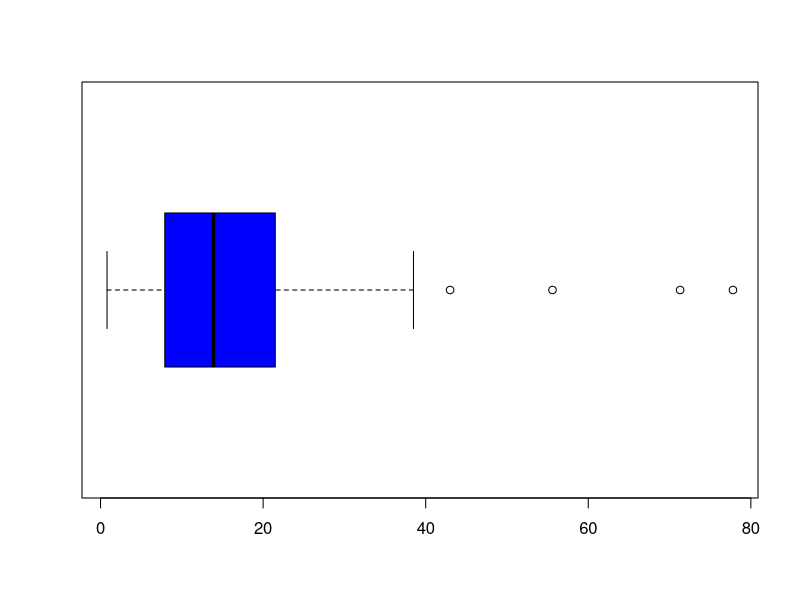

This chart was generated by the following R code:
verizon <- read.csv("./AirportDataSpeeds.csv")
verizon <- verizon$VERIZON
cat(verizon, "\n\n")
verizon <- sort(verizon)
cat(verizon, "\n\n")

percentil <- function(p, numbers) {
  return ( sum(numbers < p) / length(numbers) * 100 )
}

revpercentil <- function(k, numbers) {
  
  L <- (k / 100) * length(numbers)
  if(round(L) != L){
    r <- round(L)
    return (verizon[r])
  } 
  
  return((numbers[L] + numbers[L + 1] / 2))
}

a <- percentil(11.8, verizon)
b <- revpercentil(40, verizon)

cat(a, b, sd(verizon), "\n\n")

summary(verizon, "\n\n")


# Quartiles y cosas
x <- (8.4 - 1.5) * (21.4-8.4)
x1 <- (21.4 - 1.5) * (8.4 - 21.4)
cat("QDS", x, x1, "\n")

boxplot(verizon, horizontal = TRUE, col = "blue")
